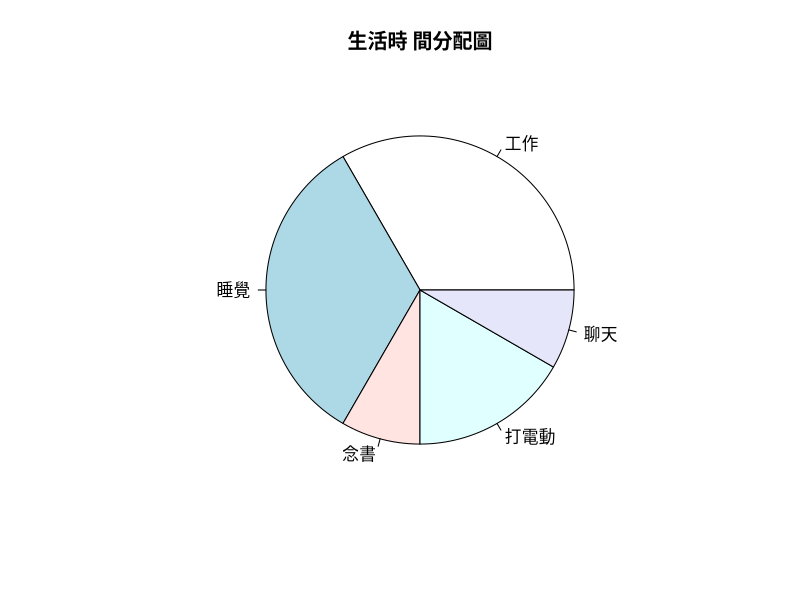
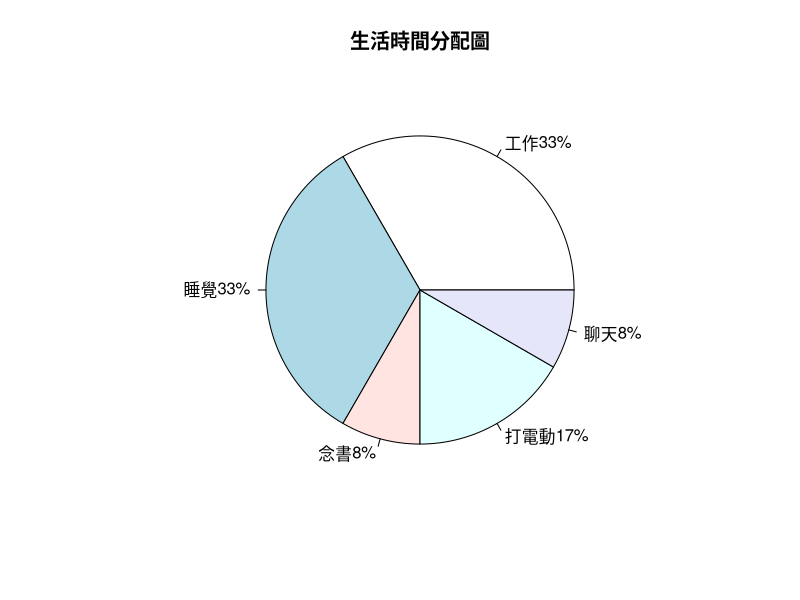
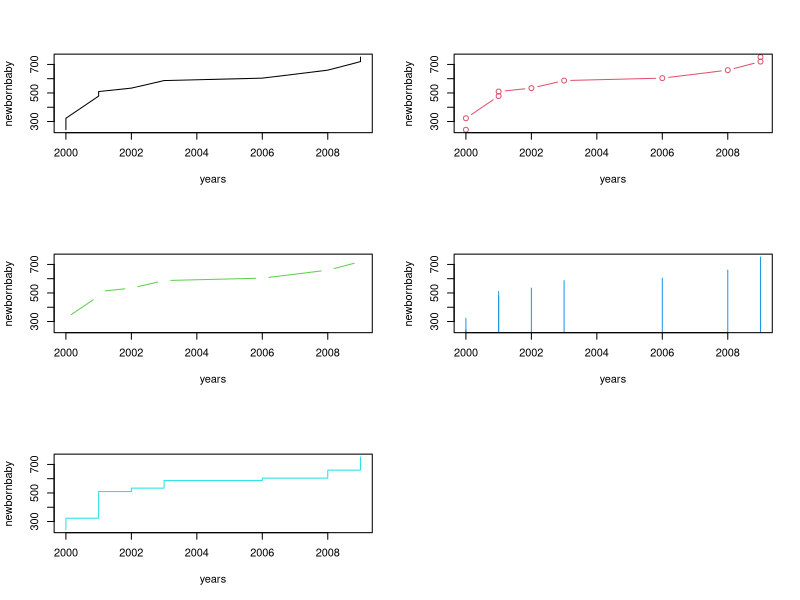

Source code (R) for these figures, in order:
# 簡單圓餅圖
pieces <- c(8,8,2,4,2)
pie(pieces , labels = c('工作','睡覺','念書','打電動','聊天'), main="生活時 間分配圖")

#簡單圓餅圖 加上百分比 
pieces <- c(8,8,2,4,2)
pct <- round(pieces/sum(pieces)*100)#計算各個類別百分比
lbls <- paste(c('工作','睡覺','念書','打電動','聊天'),pct,'%', sep='')
pie(pieces , labels = lbls, main="生活時間分配圖") 

# 利用線圖看趨勢
years <- sort(round(runif(10,2000,2010),0))
newbornbaby<- sort(round(runif(10,200,1000),0))
dt <- data.frame(newbornbaby,years)
par(mfrow=c(3,2))#在一張畫布上輸出3*2個圖型
plot(newbornbaby~ years , data=dt, type='l', col=1) #type='l'只畫線
plot(newbornbaby~ years , data=dt, type='b', col=2) #type='b'畫線與點
plot(newbornbaby~ years , data=dt, type='c', col=3) #type='c'把'b'的圖去點
plot(newbornbaby~ years , data=dt, type='h', col=4) #type='h'垂直線
plot(newbornbaby~ years , data=dt, type='s', col=5) #type='s'階梯圖

